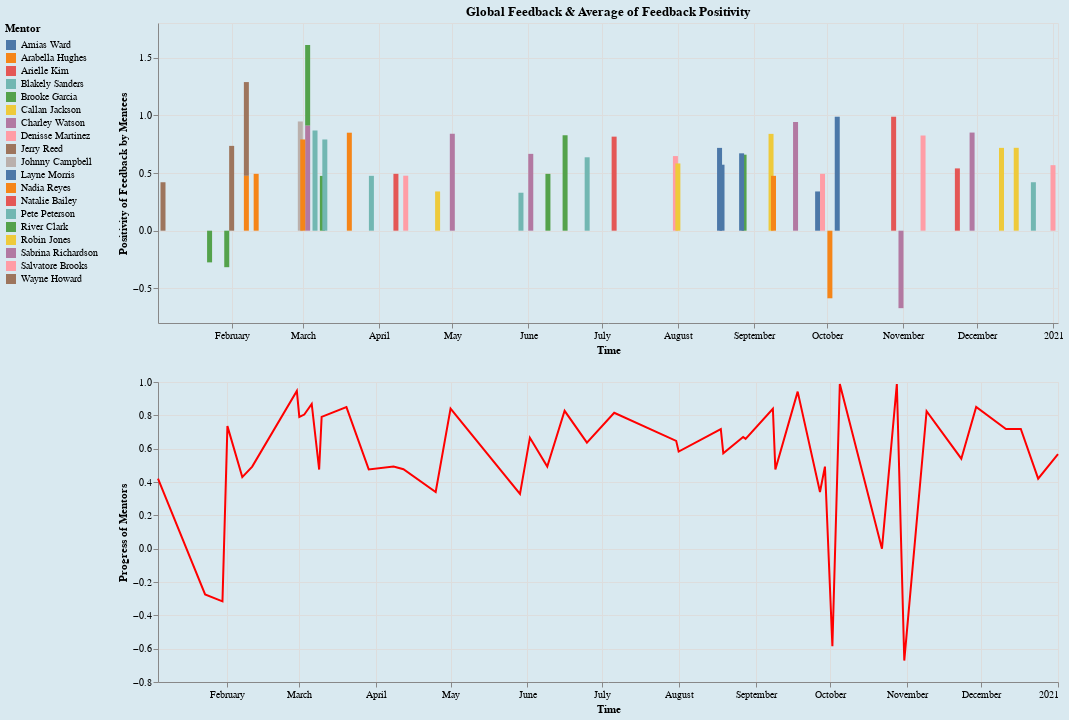

Notebook source saved alongside this figure:
### Markdown cell above
# Using this graph for overall feedback

### Code cell
interval = alt.selection_interval(encodings=['x'])
selection = alt.selection_multi(fields=['mentor_full_name'], bind='legend')

bar = alt.Chart(source, title="Global Feedback & Average of Feedback Positivity"
                ).mark_bar().encode(
    alt.X('datetime', title='Time'),
    alt.Y('vader_score', title='Positivity of Feedback by Mentees'),
    color=alt.condition(interval, alt.Color('mentor_full_name:N',
                                            title="Mentor",
                                            legend=alt.Legend(orient="left")),
                        alt.value('lightgray'))
).properties(
    width=900,
    selection=interval
).add_selection(
    selection
)
mean_line = alt.Chart(source).mark_line(color='red').transform_window(
    # The field to average
    mentor_progress='mean(vader_score)',
    # The number of values before and after the current value to include.
    frame=[-9, 0]
).encode(
    alt.X('datetime', title='Time'),
    alt.Y("mean(vader_score)", title="Progress of Mentors")
).properties(
    width=900
).transform_filter(
     interval
)

(bar & mean_line).configure_title(fontSize=20
                                             ).configure(background='#D9E9F0')

### Figure 1 — Vega-Lite specification as saved in the notebook (floating-point values rounded to 4 significant figures)
{"config": {"view": {"continuousWidth": 400, "continuousHeight": 300}, "background": "#D9E9F0"}, "vconcat": [{"mark": "bar", "encoding": {"color": {"condition": {"field": "mentor_full_name", "legend": {"orient": "left"}, "title": "Mentor", "type": "nominal", "selection": "selector062"}, "value": "lightgray"}, "x": {"field": "datetime", "title": "Time", "type": "temporal"}, "y": {"field": "vader_score", "title": "Positivity of Feedback by Mentees", "type": "quantitative"}}, "selection": {"selector062": {"type": "interval", "encodings": ["x"]}, "selector063": {"type": "multi", "fields": ["mentor_full_name"], "bind": "legend"}}, "title": "Global Feedback & Average of Feedback Positivity", "width": 900}, {"mark": {"type": "line", "color": "red"}, "encoding": {"x": {"field": "datetime", "title": "Time", "type": "temporal"}, "y": {"aggregate": "mean", "field": "vader_score", "title": "Progress of Mentors", "type": "quantitative"}}, "transform": [{"window": [{"op": "mean", "field": "vader_score", "as": "mentor_progress"}], "frame": [-9, 0]}, {"filter": {"selection": "selector062"}}], "width": 900}], "data": {"name": "data-c72bae3c57eb5b757673293a4bc6bd5b"}, "$schema": "https://vega.github.io/schema/vega-lite/v4.17.0.json", "datasets": {"data-c72bae3c57eb5b757673293a4bc6bd5b": [{"ticket_id": "RGY31mG14606sC3B", "mentor_id": "UY340CfO5dJ2S210", "mentee_id": "8v417YeUI850jS3Z", "feedback": "I have many hours of undergraduate accounting and finance course work under my belt and this class gives you a tremendous overview of financial statement analysis. The only disadvantage is that the professor creates the workbooks for you and you only have to answer conceptual questions. While this would be great for some, I was hoping for some more hands on work to practice.", "mentee_first_name": "Brady", "mentee_last_name": "Parker", "mentee_full_name": "Brady Parker", "mentor_first_name": "Jerry", "mentor_last_name": "Reed", "mentor_full_name": "Jerry Reed", "datetime": "2020-02-01T00:00:00", "feedback_outcome": "Positive", "vader_score": 0.7351}, {"ticket_id": "1R4587z1caGB1B7u", "mentor_id": "630lhQ431nA0Nz3s", "mentee_id": "yIBKz628y1Ol4538", "feedback": "Great introduction to Accounting Analytics. Unexpected lecturing dialogues. Could have more analytics or additional or optional problem sets to explore more deeply.", "mentee_first_name": "Bo", "mentee_last_name": "Reed", "mentee_full_name": "Bo Reed", "mentor_first_name": "Layne", "mentor_last_name": "Morris", "mentor_full_name": "Layne Morris", "datetime": "2020-09-27T00:00:00", "feedback_outcome": "Positive", "vader_score": 0.34}, {"ticket_id": "21x781Q7Ayo4mgE8", "mentor_id": "8lC6bv1xtG1046M6", "mentee_id": "4A763H2DOZxo68Z3", "feedback": "Very useful and comprehensive", "mentee_first_name": "Matthew", "mentee_last_name": "Miller", "mentee_full_name": "Matthew Miller", "mentor_first_name": "Sabrina", "mentor_last_name": "Richardson", "mentor_full_name": "Sabrina Richardson", "datetime": "2020-06-02T00:00:00", "feedback_outcome": "Positive", "vader_score": 0.6659}, {"ticket_id": "20gp7c24Fx6h4D6g", "mentor_id": "J4o388P4plF5RY70", "mentee_id": "q742317EX47IcugF", "feedback": "This is a really good survey class in the potential of 3d printing, with examples of how individuals can empower themselves and others without the obstacles of traditional tooling, with a relatively short learning curve and low investment. It also demonstrates the ways in which, now and increasingly in the future, we'll all be capable of designing the solutions to our own problems with increasing agility!The only thing that could make it better would be to have more design challenges!Thanks!", "mentee_first_name": "Caden", "mentee_last_name": "Miller", "mentee_full_name": "Caden Miller", "mentor_first_name": "Salvatore", "mentor_last_name": "Brooks", "mentor_full_name": "Salvatore Brooks", "datetime": "2020-11-09T00:00:00", "feedback_outcome": "Positive", "vader_score": 0.825}, {"ticket_id": "46P6Sw8gLI5Q2N14", "mentor_id": "6602Q4ljE112heWg", "mentee_id": "b77WF13NE25b3h8F", "feedback": "Nice course, a difficult one but very challengeable. Nice structure and easy to understand.I wanted to refresh my knowledge in anatomy and in such gained a whole lot more in return.Thanks to the Professors for their time and effort in making this MOOC.Very pleased.", "mentee_first_name": "Sarai", "mentee_last_name": "Price", "mentee_full_name": "Sarai Price", "mentor_first_name": "Johnny", "mentor_last_name": "Campbell", "mentor_full_name": "Johnny Campbell", "datetime": "2020-02-29T00:00:00", "feedback_outcome": "Positive", "vader_score": 0.9466}, {"ticket_id": "tka207qsi63j7X24", "mentor_id": "eA81PAI415m8Tw61", "mentee_id": "Wn68P028X06LpIz2", "feedback": "Very well done! Contents, delivery, clarity, everything was top notch. Thank you!", "mentee_first_name": "Ryan", "mentee_last_name": "Morales", "mentee_full_name": "Ryan Morales", "mentor_first_name": "Callan", "mentor_last_name": "Jackson", "mentor_full_name": "Callan Jackson", "datetime": "2020-09-08T00:00:00", "feedback_outcome": "Positive", "vader_score": 0.8392}, {"ticket_id": "ZrghZ0y5G3S34618", "mentor_id": "yC6d561OJiK355j5", "mentee_id": "L4o15LRyu4L8138J", "feedback": "Great course!", "mentee_first_name": "Caiden", "mentee_last_name": "Stewart", "mentee_full_name": "Caiden Stewart", "mentor_first_name": "Brooke", "mentor_last_name": "Garcia", "mentor_full_name": "Brooke Garcia", "datetime": "2020-08-28T00:00:00", "feedback_outcome": "Positive", "vader_score": 0.6588}, {"ticket_id": "O26z0D5yJ3h5RA40", "mentor_id": "qt64H1zC3z68h4L7", "mentee_id": "8izPp7iMC8v18014", "feedback": "As an introduction course its very helpful. It has just what you need to get started.", "mentee_first_name": "Naya", "mentee_last_name": "Rivera", "mentee_full_name": "Naya Rivera", "mentor_first_name": "Nadia", "mentor_last_name": "Reyes", "mentor_full_name": "Nadia Reyes", "datetime": "2020-09-09T00:00:00", "feedback_outcome": "Positive", "vader_score": 0.4754}, {"ticket_id": "c5t3d1pL8x55Vc24", "mentor_id": "630lhQ431nA0Nz3s", "mentee_id": "0vt3g7SG58W521WL", "feedback": "Excellent introduction to Ableton", "mentee_first_name": "Kylie", "mentee_last_name": "Miller", "mentee_full_name": "Kylie Miller", "mentor_first_name": "Layne", "mentor_last_name": "Morris", "mentor_full_name": "Layne Morris", "datetime": "2020-08-19T00:00:00", "feedback_outcome": "Positive", "vader_score": 0.5719}, {"ticket_id": "6C2o65vy07z3oKm4", "mentor_id": "470KQ6il1DzVH757", "mentee_id": "mfsG0s78v4025G8g", "feedback": "Hello!My name is Ahmed from Egypt, I am 3D Hubs Mayor. I think it's The first course in the internet which will give you the opportunity to know a lot of things about 3D Printing so stay tuned and register now if you interested in 3D printing.Cheers,", "mentee_first_name": "Edith", "mentee_last_name": "Ramirez", "mentee_full_name": "Edith Ramirez", "mentor_first_name": "River", "mentor_last_name": "Clark", "mentor_full_name": "River Clark", "datetime": "2020-03-03T00:00:00", "feedback_outcome": "Positive", "vader_score": 0.6996}, {"ticket_id": "30ICg1B1d6COF100", "mentor_id": "J4o388P4plF5RY70", "mentee_id": "41mm8q3722h1RFAr", "feedback": "I really appreicated the tools and techniques presented in the course. Very very valuable for Merger and Acqusition projects that I will be involved in (if ever)", "mentee_first_name": "Quinn", "mentee_last_name": "Bailey", "mentee_full_name": "Quinn Bailey", "mentor_first_name": "Salvatore", "mentor_last_name": "Brooks", "mentor_full_name": "Salvatore Brooks", "datetime": "2021-01-01T00:00:00", "feedback_outcome": "Positive", "vader_score": 0.5678}, {"ticket_id": "znT1hR0f3bs07063", "mentor_id": "8lC6bv1xtG1046M6", "mentee_id": "0t37ka6108elvkC5", "feedback": "Excellent but tough course ,you need to work and it is not simply called advanced Algorithms and Complexity.You will be forced to test your code properly ,even if you didn't do it properly in the previous specialisation course.", "mentee_first_name": "Aidan", "mentee_last_name": "Mendoza", "mentee_full_name": "Aidan Mendoza", "mentor_first_name": "Sabrina", "mentor_last_name": "Richardson", "mentor_full_name": "Sabrina Richardson", "datetime": "2020-10-31T00:00:00", "feedback_outcome": "Negative", "vader_score": -0.6715}, {"ticket_id": "60F60dl3iJ1tSb50", "mentor_id": "qt64H1zC3z68h4L7", "mentee_id": "FF1wo6Zr6Z4464H0", "feedback": "Good course . A must take for beginners !", "mentee_first_name": "Stella", "mentee_last_name": "Chavez", "mentee_full_name": "Stella Chavez", "mentor_first_name": "Nadia", "mentor_last_name": "Reyes", "mentor_full_name": "Nadia Reyes", "datetime": "2020-02-11T00:00:00", "feedback_outcome": "Positive", "vader_score": 0.4926}, {"ticket_id": "Juu2Z400z4573thE", "mentor_id": "470KQ6il1DzVH757", "mentee_id": "qEC26300fZ615erw", "feedback": "Great content but animations are annoying!", "mentee_first_name": "Cain", "mentee_last_name": "Allen", "mentee_full_name": "Cain Allen", "mentor_first_name": "River", "mentor_last_name": "Clark", "mentor_full_name": "River Clark", "datetime": "2020-01-30T00:00:00", "feedback_outcome": "Negative", "vader_score": -0.3164}, {"ticket_id": "ko1E2MYFf5480k27", "mentor_id": "3s811p68crqH8B5z", "mentee_id": "fo76Oi46or816i8N", "feedback": "Thank you so much!", "mentee_first_name": "Taylor", "mentee_last_name": "Ward", "mentee_full_name": "Taylor Ward", "mentor_first_name": "Wayne", "mentor_last_name": "Howard", "mentor_full_name": "Wayne Howard", "datetime": "2020-01-04T00:00:00", "feedback_outcome": "Positive", "vader_score": 0.4199}, {"ticket_id": "8B1v44L3667FufuY", "mentor_id": "yC6d561OJiK355j5", "mentee_id": "353A6snEGf3456ZU", "feedback": "iam soooo happy to joined to this course which help me to evaluate my skills and increase it", "mentee_first_name": "Anahi", "mentee_last_name": "Carter", "mentee_full_name": "Anahi Carter", "mentor_first_name": "Brooke", "mentor_last_name": "Garcia", "mentor_full_name": "Brooke Garcia", "datetime": "2020-06-16T00:00:00", "feedback_outcome": "Positive", "vader_score": 0.8271}, {"ticket_id": "51o4I50Qn1e31DQP", "mentor_id": "eA81PAI415m8Tw61", "mentee_id": "1j1AL4W5cto736d1", "feedback": "Awesome Course. It was quite challenging though", "mentee_first_name": "Claire", "mentee_last_name": "Cox", "mentee_full_name": "Claire Cox", "mentor_first_name": "Callan", "mentor_last_name": "Jackson", "mentor_full_name": "Callan Jackson", "datetime": "2020-12-11T00:00:00", "feedback_outcome": "Positive", "vader_score": 0.7178}, {"ticket_id": "yjt2g5DKs53H5275", "mentor_id": "J4o388P4plF5RY70", "mentee_id": "87Af0A6c3k262HpM", "feedback": "Good information!", "mentee_first_name": "Hellen", "mentee_last_name": "Heinz", "mentee_full_name": "Hellen Heinz", "mentor_first_name": "Salvatore", "mentor_last_name": "Brooks", "mentor_full_name": "Salvatore Brooks", "datetime": "2020-09-29T00:00:00", "feedback_outcome": "Positive", "vader_score": 0.4926}, {"ticket_id": "b7oR6hs087Rvq843", "mentor_id": "U0o85d0ytk780Ml2", "mentee_id": "ZY7Q4N02536cQgW4", "feedback": "This is the first English course I have taken.Though at first it was kind of difficulty because of language(especially the terms) and profession knowledge(it is a comprehensive course and I am still learning courses concerned at school)the course is really worth taking. I have learned a lot .and it stimulates my interest in accounting.", "mentee_first_name": "Alora", "mentee_last_name": "Castillo", "mentee_full_name": "Alora Castillo", "mentor_first_name": "Amias", "mentor_last_name": "Ward", "mentor_full_name": "Amias Ward", "datetime": "2020-08-27T00:00:00", "feedback_outcome": "Positive", "vader_score": 0.6705}, {"ticket_id": "S2pc8Y7A51x137xC", "mentor_id": "8lC6bv1xtG1046M6", "mentee_id": "4o5C28M8iQ43m6Ij", "feedback": "Fun and interesting course. I learned a lot, despite already being a Live user. Reviewing the assignments of other course-takers widened my horizons and helped me gain valuable insights.", "mentee_first_name": "Denise", "mentee_last_name": "Anderson", "mentee_full_name": "Denise Anderson", "mentor_first_name": "Sabrina", "mentor_last_name": "Richardson", "mentor_full_name": "Sabrina Richardson", "datetime": "2020-03-03T00:00:00", "feedback_outcome": "Positive", "vader_score": 0.91}, {"ticket_id": "7q68M2W54HWDh77f", "mentor_id": "J4o388P4plF5RY70", "mentee_id": "ms51lG223p6D87hp", "feedback": "V difficult, but rewarding!I did not get the grade I thought I would in this class...but I learned a lot more than I thought I could! Very in depth and thorough, I think I value the knowledge I received more than the sub-par grade I received. ;)", "mentee_first_name": "Dream", "mentee_last_name": "Torres", "mentee_full_name": "Dream Torres", "mentor_first_name": "Salvatore", "mentor_last_name": "Brooks", "mentor_full_name": "Salvatore Brooks", "datetime": "2020-07-31T00:00:00", "feedback_outcome": "Positive", "vader_score": 0.6467}, {"ticket_id": "F74056vI21T4kKmE", "mentor_id": "Kks6ET762z5N4Y53", "mentee_id": "aR5084wT662PN8nF", "feedback": "work motivational, very clear, well structured on a steady groove ... excellent!", "mentee_first_name": "Mckinley", "mentee_last_name": "Lee", "mentee_full_name": "Mckinley Lee", "mentor_first_name": "Charley", "mentor_last_name": "Watson", "mentor_full_name": "Charley Watson", "datetime": "2020-11-29T00:00:00", "feedback_outcome": "Positive", "vader_score": 0.8505}, {"ticket_id": "40tx0M65P3sj6b0g", "mentor_id": "86Wi7iP0OI646qQ4", "mentee_id": "2k8j3802WG1WtB1Y", "feedback": "Great review of what can be accomplished through 3D printing.", "mentee_first_name": "Canaan", "mentee_last_name": "Watson", "mentee_full_name": "Canaan Watson", "mentor_first_name": "Arabella", "mentor_last_name": "Hughes", "mentor_full_name": "Arabella Hughes", "datetime": "2020-03-01T00:00:00", "feedback_outcome": "Positive", "vader_score": 0.7906}, {"ticket_id": "3344poCe2B6S83na", "mentor_id": "UY340CfO5dJ2S210", "mentee_id": "yK1X13TlMF0c2571", "feedback": "Great course. I enjoyed learning the material.", "mentee_first_name": "Zander", "mentee_last_name": "Clark", "mentee_full_name": "Zander Clark", "mentor_first_name": "Jerry", "mentor_last_name": "Reed", "mentor_full_name": "Jerry Reed", "datetime": "2020-02-07T00:00:00", "feedback_outcome": "Positive", "vader_score": 0.8126}, {"ticket_id": "85g2P3ldex7d785c", "mentor_id": "yC6d561OJiK355j5", "mentee_id": "w11yyU6UE04Uk831", "feedback": "The instructor does an excellent job, but realistically there is no way to be proficient enough in a 3D software program after a week or two to earn a certificate. The certificate is worthless in my opinion. I liked the class but it seemed more like intro vs. a class of any proficiency required.", "mentee_first_name": "Nadia", "mentee_last_name": "Gray", "mentee_full_name": "Nadia Gray", "mentor_first_name": "Brooke", "mentor_last_name": "Garcia", "mentor_full_name": "Brooke Garcia", "datetime": "2020-03-09T00:00:00", "feedback_outcome": "Positive", "vader_score": 0.4748}, {"ticket_id": "L142X5HFJu8wJ638", "mentor_id": "72nzNC54886hd4hH", "mentee_id": "2k8j3802WG1WtB1Y", "feedback": "The topics are really interesting and advanced! However, there's a lot of talk in chinese, due to questions/answers from teacher and students, and the quizzes are a bit too easy. I learned a lot though.", "mentee_first_name": "Canaan", "mentee_last_name": "Watson", "mentee_full_name": "Canaan Watson", "mentor_first_name": "Natalie", "mentor_last_name": "Bailey", "mentor_full_name": "Natalie Bailey", "datetime": "2020-07-06T00:00:00", "feedback_outcome": "Positive", "vader_score": 0.8151}, {"ticket_id": "lv758F780QWJ1y3b", "mentor_id": "Kks6ET762z5N4Y53", "mentee_id": "T26wb738Nj14k1UJ", "feedback": "I am very glad to see courses like this one on Coursera. The course itself is well structured and contains a lot of useful information and that is exactly what I needed in one place.My only complaint is the price of the course - I think it is a bit expensive especially for this first part of the specialisation - it is an introductory two week course with a lot of advertising...£40..common..are you serious?? A lot of people will buy personal 3D printers or kits after the course, some of them will make a decision to buy a 3D printer for a company they work for (as myself), Fusion 360 subscriptions etc. These companies should sponsor such courses to make them more affordable - it is their interest.I made several courses on Coursera already (Mechanical and Electrical Engineering), they were 5 to 8 weeks and comprised a lot of quite hard work from mentors and students and were only £32 for certificate.I like the idea of this specialisation but I decided not to pay for the certificate because of its price. Although I am very happy to have access to the courses and I thank you for you effort!", "mentee_first_name": "Tessa", "mentee_last_name": "Morales", "mentee_full_name": "Tessa Morales", "mentor_first_name": "Charley", "mentor_last_name": "Watson", "mentor_full_name": "Charley Watson", "datetime": "2020-09-18T00:00:00", "feedback_outcome": "Positive", "vader_score": 0.9421}, {"ticket_id": "5cD4c8T24N61K6Yk", "mentor_id": "R4Ss15q506FH18zt", "mentee_id": "2k8j3802WG1WtB1Y", "feedback": "Thank you so much!", "mentee_first_name": "Canaan", "mentee_last_name": "Watson", "mentee_full_name": "Canaan Watson", "mentor_first_name": "Blakely", "mentor_last_name": "Sanders", "mentor_full_name": "Blakely Sanders", "datetime": "2020-12-24T00:00:00", "feedback_outcome": "Positive", "vader_score": 0.4199}, {"ticket_id": "BKN626QB3h268C5U", "mentor_id": "h8Y752S7P3A0T0na", "mentee_id": "Gp583FzBb5L41n15", "feedback": "Very insightful topic! A good overview of the use of analytics in accounting!", "mentee_first_name": "Hana", "mentee_last_name": "Cook", "mentee_full_name": "Hana Cook", "mentor_first_name": "Arielle", "mentor_last_name": "Kim", "mentor_full_name": "Arielle Kim", "datetime": "2020-11-23T00:00:00", "feedback_outcome": "Positive", "vader_score": 0.5399}, {"ticket_id": "11hYV7383dnN87Lm", "mentor_id": "R4Ss15q506FH18zt", "mentee_id": "S1G22L34k838Uzji", "feedback": "Great! As always great lectures by professor Bushee!", "mentee_first_name": "Ezekiel", "mentee_last_name": "Morris", "mentee_full_name": "Ezekiel Morris", "mentor_first_name": "Blakely", "mentor_last_name": "Sanders", "mentor_full_name": "Blakely Sanders", "datetime": "2020-03-06T00:00:00", "feedback_outcome": "Positive", "vader_score": 0.8684}, {"ticket_id": "oc88q60dzN8407SJ", "mentor_id": "8lC6bv1xtG1046M6", "mentee_id": "L57x1gj8065Dj7Wt", "feedback": "I wanted to give only 4 stars because of the all the “problems” we encountered, but then we are learners investigating problem solving by design thinking. We can handle whatever comes, so the fifth star is for us. We are shaping this course by contributing to forums. Presumably we are ten thousand strong, let’s improve our worldwide voice by saying something on forms so we can get what we need and want we want also to stay on the cutting edge of reality.", "mentee_first_name": "Lawrence", "mentee_last_name": "Jones", "mentee_full_name": "Lawrence Jones", "mentor_first_name": "Sabrina", "mentor_last_name": "Richardson", "mentor_full_name": "Sabrina Richardson", "datetime": "2020-05-01T00:00:00", "feedback_outcome": "Positive", "vader_score": 0.8402}, {"ticket_id": "U80iJ757IvuA8Y60", "mentor_id": "yC6d561OJiK355j5", "mentee_id": "PaXo0715VWy1351r", "feedback": "Very good intro to 3d printed.", "mentee_first_name": "Jaden", "mentee_last_name": "Chavez", "mentee_full_name": "Jaden Chavez", "mentor_first_name": "Brooke", "mentor_last_name": "Garcia", "mentor_full_name": "Brooke Garcia", "datetime": "2020-06-09T00:00:00", "feedback_outcome": "Positive", "vader_score": 0.4927}, {"ticket_id": "lF1cPb68U850tD56", "mentor_id": "670wl1MU23z4fYh7", "mentee_id": "ms51lG223p6D87hp", "feedback": "The course makes accounting interesting and especially the examples are very illustrative. Virtual students bring some fun. The 4th week is however really integrated in the course structure.", "mentee_first_name": "Dream", "mentee_last_name": "Torres", "mentee_full_name": "Dream Torres", "mentor_first_name": "Robin", "mentor_last_name": "Jones", "mentor_full_name": "Robin Jones", "datetime": "2020-12-17T00:00:00", "feedback_outcome": "Positive", "vader_score": 0.7184}, {"ticket_id": "t168P43J13tEll4w", "mentor_id": "L2t7h5Q1O35w40rx", "mentee_id": "0g4I3l8RC0Mue531", "feedback": "If only it was a week longer.", "mentee_first_name": "Zariah", "mentee_last_name": "Hughes", "mentee_full_name": "Zariah Hughes", "mentor_first_name": "Denisse", "mentor_last_name": "Martinez", "mentor_full_name": "Denisse Martinez", "datetime": "2020-02-07T00:00:00", "feedback_outcome": "Neutral", "vader_score": 0.0}, {"ticket_id": "m5r014d3h57ravd0", "mentor_id": "630lhQ431nA0Nz3s", "mentee_id": "yG8z814u6Pw25Z8B", "feedback": "I've know many skills in competition with many true cases. Thanks!", "mentee_first_name": "Abraham", "mentee_last_name": "Hall", "mentee_full_name": "Abraham Hall", "mentor_first_name": "Layne", "mentor_last_name": "Morris", "mentor_full_name": "Layne Morris", "datetime": "2020-08-18T00:00:00", "feedback_outcome": "Positive", "vader_score": 0.7177}, {"ticket_id": "4R27M0tgVay57w84", "mentor_id": "h8Y752S7P3A0T0na", "mentee_id": "h0OSv063IdUM1860", "feedback": "Very useful for understanding the basics of 3D printing technology.", "mentee_first_name": "Adrian", "mentee_last_name": "Gutierrez", "mentee_full_name": "Adrian Gutierrez", "mentor_first_name": "Arielle", "mentor_last_name": "Kim", "mentor_full_name": "Arielle Kim", "datetime": "2020-04-08T00:00:00", "feedback_outcome": "Positive", "vader_score": 0.4927}, {"ticket_id": "Lx4C75n8dAO642s5", "mentor_id": "mg3W02iR15j3w85K", "mentee_id": "2Dkq2jr8525Q2fF7", "feedback": "Very helpful", "mentee_first_name": "Aliyah", "mentee_last_name": "Green", "mentee_full_name": "Aliyah Green", "mentor_first_name": "Pete", "mentor_last_name": "Peterson", "mentor_full_name": "Pete Peterson", "datetime": "2020-03-29T00:00:00", "feedback_outcome": "Positive", "vader_score": 0.4754}, {"ticket_id": "5573K40xN5GUlA8C", "mentor_id": "R4Ss15q506FH18zt", "mentee_id": "T26wb738Nj14k1UJ", "feedback": "Very informative an approachable course. I really like the way Aric presents the information. I am excited to complete the rest of the Specialization.", "mentee_first_name": "Tessa", "mentee_last_name": "Morales", "mentee_full_name": "Tessa Morales", "mentor_first_name": "Blakely", "mentor_last_name": "Sanders", "mentor_full_name": "Blakely Sanders", "datetime": "2020-06-25T00:00:00", "feedback_outcome": "Positive", "vader_score": 0.6361}, {"ticket_id": "o4u5y7q6Sw3iW764", "mentor_id": "qt64H1zC3z68h4L7", "mentee_id": "01k40nHCD3MW3c40", "feedback": "I would add more examples on how to populate the data, even spend time on optional videos where the professor or his assistant goes through testing ratios (something similar to Operations Analytics). I feel like the professor was rushing through his explanations and the models. Maybe people found the course very useful however I felt like there was too much text and immediate switch to Excel file that was elaborated shortly. Overall, I am not sure how to apply these ratios in my final project...", "mentee_first_name": "Adaline", "mentee_last_name": "Reyes", "mentee_full_name": "Adaline Reyes", "mentor_first_name": "Nadia", "mentor_last_name": "Reyes", "mentor_full_name": "Nadia Reyes", "datetime": "2020-03-20T00:00:00", "feedback_outcome": "Positive", "vader_score": 0.8493}, {"ticket_id": "5V15k63Qql28UUC3", "mentor_id": "470KQ6il1DzVH757", "mentee_id": "u2Q3Szc7511be56h", "feedback": "Don't recommend.You're better off skimming through the ableton manual and using the search function to get the answers you want.", "mentee_first_name": "Brett", "mentee_last_name": "Johnson", "mentee_full_name": "Brett Johnson", "mentor_first_name": "River", "mentor_last_name": "Clark", "mentor_full_name": "River Clark", "datetime": "2020-01-23T00:00:00", "feedback_outcome": "Neutral", "vader_score": -0.2746}, {"ticket_id": "4fk6bx2d01k833Nx", "mentor_id": "670wl1MU23z4fYh7", "mentee_id": "fo76Oi46or816i8N", "feedback": "it could be easily compressed in a two-weeks course.Sometimes interviews are too long for what they need to explain.", "mentee_first_name": "Taylor", "mentee_last_name": "Ward", "mentee_full_name": "Taylor Ward", "mentor_first_name": "Robin", "mentor_last_name": "Jones", "mentor_full_name": "Robin Jones", "datetime": "2020-04-25T00:00:00", "feedback_outcome": "Positive", "vader_score": 0.34}, {"ticket_id": "3ZzNw02Zvu61D771", "mentor_id": "qt64H1zC3z68h4L7", "mentee_id": "yk722ZDzO7N6365j", "feedback": "It is very nice for people are starting with abletobn program", "mentee_first_name": "Tyler", "mentee_last_name": "Clark", "mentee_full_name": "Tyler Clark", "mentor_first_name": "Nadia", "mentor_last_name": "Reyes", "mentor_full_name": "Nadia Reyes", "datetime": "2020-02-07T00:00:00", "feedback_outcome": "Positive", "vader_score": 0.4754}, {"ticket_id": "MD378K50C8N5L4aj", "mentor_id": "eA81PAI415m8Tw61", "mentee_id": "fo76Oi46or816i8N", "feedback": "Really useful for beginners!!", "mentee_first_name": "Taylor", "mentee_last_name": "Ward", "mentee_full_name": "Taylor Ward", "mentor_first_name": "Callan", "mentor_last_name": "Jackson", "mentor_full_name": "Callan Jackson", "datetime": "2020-08-01T00:00:00", "feedback_outcome": "Positive", "vader_score": 0.5827}, {"ticket_id": "0VJZj4d4E605Di87", "mentor_id": "86Wi7iP0OI646qQ4", "mentee_id": "aR5084wT662PN8nF", "feedback": "Good content but the Chinese translation is bad, which makes quiz quite obscure in meaning", "mentee_first_name": "Mckinley", "mentee_last_name": "Lee", "mentee_full_name": "Mckinley Lee", "mentor_first_name": "Arabella", "mentor_last_name": "Hughes", "mentor_full_name": "Arabella Hughes", "datetime": "2020-10-02T00:00:00", "feedback_outcome": "Negative", "vader_score": -0.5859}, {"ticket_id": "2fBl515Z75P31GDK", "mentor_id": "72nzNC54886hd4hH", "mentee_id": "27RG2N24cxW3z7O7", "feedback": "Great thanks for Dr.aric ,who has a smiley face ,If any one enrolled this course ,he would get a great knowledge and usefull information about 3d printing or addtive manufacturing ,throw a simple & exciting videos ,not only that ,you would get another benefits not only information about 3d priting ,like ,getting knowledge of many companies from the inside ,see stories of successfull people which achieves you to keep up with your work ,meet with your colleagues and make new friends ,and finally grow up your english skills ,like listening and grow up your vocabulary .....Great thaks for coursera team ,it's our pleasure to learn with you ........", "mentee_first_name": "Maverick", "mentee_last_name": "Clark", "mentee_full_name": "Maverick Clark", "mentor_first_name": "Natalie", "mentor_last_name": "Bailey", "mentor_full_name": "Natalie Bailey", "datetime": "2020-10-28T00:00:00", "feedback_outcome": "Positive", "vader_score": 0.9877}, {"ticket_id": "V3V741mxkpV5716Z", "mentor_id": "mg3W02iR15j3w85K", "mentee_id": "yK1X13TlMF0c2571", "feedback": "This is a great course for people who do not know Ableton. The exercises were easy to understand.", "mentee_first_name": "Zander", "mentee_last_name": "Clark", "mentee_full_name": "Zander Clark", "mentor_first_name": "Pete", "mentor_last_name": "Peterson", "mentor_full_name": "Pete Peterson", "datetime": "2020-03-10T00:00:00", "feedback_outcome": "Positive", "vader_score": 0.7906}, {"ticket_id": "7013E7h1b8MG5Apt", "mentor_id": "630lhQ431nA0Nz3s", "mentee_id": "b3F1LSxu6DT37783", "feedback": "Great thanks for Dr.aric ,who has a smiley face ,If any one enrolled this course ,he would get a great knowledge and usefull information about 3d printing or addtive manufacturing ,throw a simple & exciting videos ,not only that ,you would get another benefits not only information about 3d priting ,like ,getting knowledge of many companies from the inside ,see stories of successfull people which achieves you to keep up with your work ,meet with your colleagues and make new friends ,and finally grow up your english skills ,like listening and grow up your vocabulary .....Great thaks for coursera team ,it's our pleasure to learn with you ........", "mentee_first_name": "Conner", "mentee_last_name": "Sanchez", "mentee_full_name": "Conner Sanchez", "mentor_first_name": "Layne", "mentor_last_name": "Morris", "mentor_full_name": "Layne Morris", "datetime": "2020-10-05T00:00:00", "feedback_outcome": "Positive", "vader_score": 0.9877}, {"ticket_id": "762WtMG1Fe10t6i5", "mentor_id": "R4Ss15q506FH18zt", "mentee_id": "4Yh83MOA8H5V7G01", "feedback": "Excellent course, first 3 weeks were very technical but highly informative. Quite a bit of accounting knowledge is required to understand the work. Last week of lessons were more simple and intuitive to understand, but overall, a very insightful module", "mentee_first_name": "Anika", "mentee_last_name": "Jackson", "mentee_full_name": "Anika Jackson", "mentor_first_name": "Blakely", "mentor_last_name": "Sanders", "mentor_full_name": "Blakely Sanders", "datetime": "2020-05-29T00:00:00", "feedback_outcome": "Positive", "vader_score": 0.3291}, {"ticket_id": "P00l866BJa4B2UO6", "mentor_id": "h8Y752S7P3A0T0na", "mentee_id": "5B6C653Z77V4GxcW", "feedback": "It's not a course... this is a very short general introduction to 3D Printing", "mentee_first_name": "Keegan", "mentee_last_name": "Adams", "mentee_full_name": "Keegan Adams", "mentor_first_name": "Arielle", "mentor_last_name": "Kim", "mentor_full_name": "Arielle Kim", "datetime": "2020-10-22T00:00:00", "feedback_outcome": "Neutral", "vader_score": 0.0}, {"ticket_id": "v7D3I30GiZX31j31", "mentor_id": "L2t7h5Q1O35w40rx", "mentee_id": "4o5C28M8iQ43m6Ij", "feedback": "This is a very basic course on 3D Printing Technology but every aspect of the technology is artistically explained. All the various points of view are considered and a 360 degree idea is passed on to the students.By taking this course, students who are contemplating about their involvement in this revolutionary technology will be able to finally decide their future course of action, which I believe will be positive.In short, this course will provide you a base whereas the further courses, I think (as I haven't taken up the rest of the courses till now but I intend to) will add sufficient value to your knowledge.Regards.", "mentee_first_name": "Denise", "mentee_last_name": "Anderson", "mentee_full_name": "Denise Anderson", "mentor_first_name": "Denisse", "mentor_last_name": "Martinez", "mentor_full_name": "Denisse Martinez", "datetime": "2020-04-12T00:00:00", "feedback_outcome": "Positive", "vader_score": 0.4767}]}}
